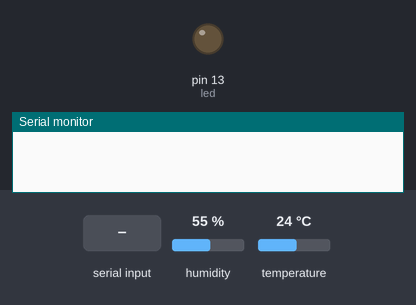
A sketch run on a simulated Arduino Uno, built with avr-gcc and run on an emulated ATmega328P. Shown: output pins drawn as LEDs (lit = HIGH), the last lines printed to the serial monitor. The test bench sets the inputs (shaded band); at power-on: humidity 55 %, temperature 24 °C.

Above: at 1.2 s.
1.3 s: "saton" received over the second serial link
At 3.01 s:
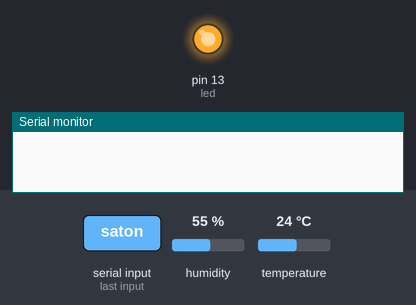
4.3 s: "satoff" received over the second serial link
At 5.4 s:
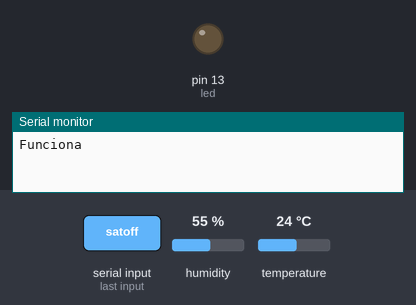
Timing chart, 0 to 7.3 s (numbered marks = the images above; inputs shaded):
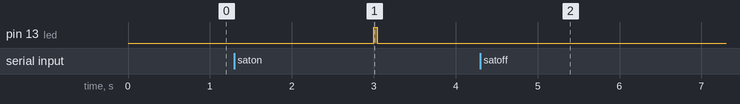

Measured:
- after the input at 1.3 s, pin 13 (led): LOW → HIGH after 1.7 s, → LOW 0.04 s later
- after the input at 4.3 s, pin 13 (led): stops changing and stays LOW

The sketch:

sat_lite.ino
```cpp
// Definiciones necesarias sensor de temperatura
#include <DHT.h>
#define DHTPIN 2
#define DHTTYPE DHT11
DHT dht(DHTPIN, DHTTYPE);
int esperandoTimeout;
int nextTimeoutHT;

// Declaraciones comunicacion entre Arduinos
#include <SoftwareSerial.h>
SoftwareSerial mySerial(10, 11); // RX, TX

// Led y control de tiempo
const int led = 13;  // LED en el pin 13
const int interval = 3000; // 3 segundos para el LED 13
long inicio;

int temperatura = 0;


void setup() {
  Serial.begin(9600);
  mySerial.begin(9600);
  dht.begin();
  pinMode(led, OUTPUT);
  inicio = millis();
}

void loop() {
  if (mySerial.available()) {
      String estado_temp = mySerial.readString();
      if (estado_temp == "satoff"){
        temperatura = 0;
      }
      if (estado_temp == "saton"){
        temperatura = 1;
      }
  }

  if ((millis() - inicio >= interval) && (temperatura == 1)) {
    digitalWrite(led, HIGH);
    float h = dht.readHumidity();
    float t = dht.readTemperature();
    if ((isnan(h)) || (isnan(t))){
      if (esperandoTimeout == false){
        esperandoTimeout = true;
        nextTimeoutHT = millis(); // 5 segundos
      }
    }
    else {
      Serial.println("Funciona");
      esperandoTimeout = false;
      mySerial.print("H:");
      mySerial.print(h);
      mySerial.print(":T:");
      mySerial.println(t);
    }
    digitalWrite(led,LOW);
    // Siguiente instante en el que habrá que cambiar
    inicio = millis();
  }
  if (esperandoTimeout && (millis() - nextTimeoutHT >= 5000)){
    mySerial.print ("Fallo");
    esperandoTimeout = false;
    nextTimeoutHT = millis();
  }
}
```
